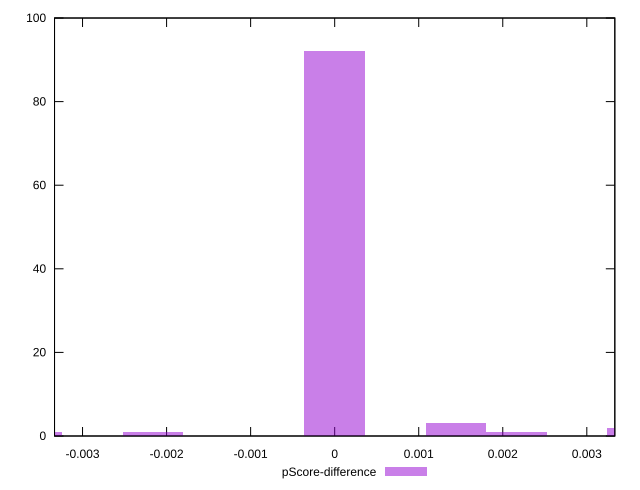

This chart was generated by the following gnuplot code:
reset

$pScoreDifference <<EOF
0.001441712209818058 3
0 92
0.0036042805245451452 2
-0.002162568314727087 1
-0.0036042805245451452 1
0.002162568314727087 1
EOF

set key outside below
set boxwidth 0.000720856104909029
set xrange [-0.0033333333333334103:0.0033333333333334103]
set yrange [0:100]
set trange [0:100]
set style fill transparent solid 0.5 noborder
set terminal svg size 640, 490 enhanced background rgb 'white'
set output "report_00013_2021-02-09T12-04-24.940Z/render-blocking-resources/samples/pages+cached+noadtech+nomedia+nocss/pScore-difference/histogram.svg"

plot $pScoreDifference title "pScore-difference" with boxes

reset
